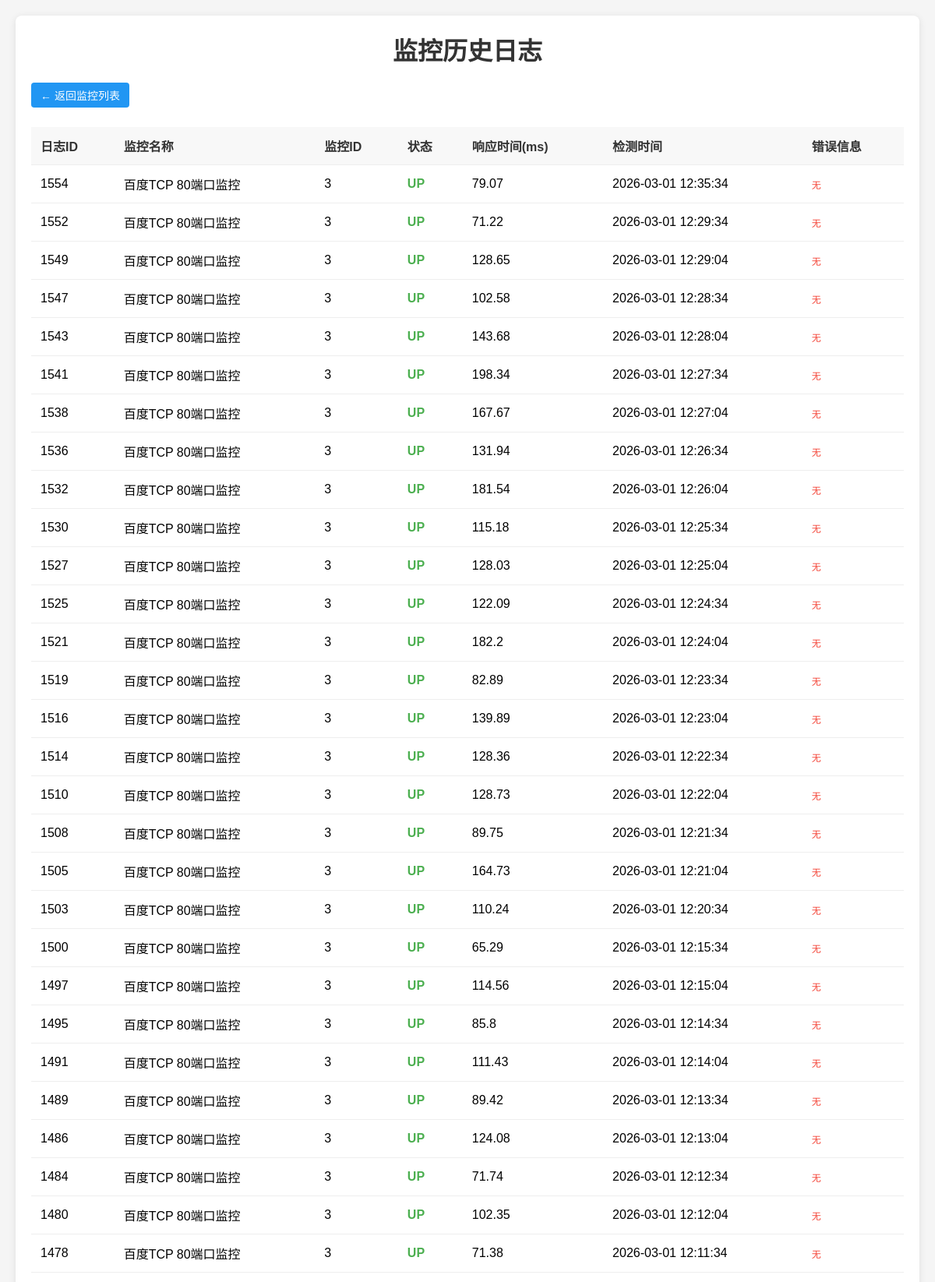
/logs?monitor_id=3 (upper part), run on the app's committed database.
### tables this page shows
CREATE TABLE monitor_logs(
        id integer primary key autoincrement,
        monitor_id integer not null,
        status text not null,
        response_time REAL NOT NULL DEFAULT 0.0,  
        error TEXT,                            
        extra_data TEXT DEFAULT '{}',          
        check_time TIMESTAMP NOT NULL DEFAULT CURRENT_TIMESTAMP,
        foreign key (monitor_id) references monitors (id) on delete cascade);

CREATE TABLE monitors(
        id integer primary key autoincrement,
        name text not null,
        type text not null,
        target TEXT NOT NULL,
        params text not null default '{}',
        interval INTEGER NOT NULL DEFAULT 60,
        timeout INTEGER NOT NULL DEFAULT 5,
        alert_threshold INTEGER NOT NULL DEFAULT 3,  
        is_active BOOLEAN NOT NULL DEFAULT 1,
        created_at TIMESTAMP NOT NULL DEFAULT CURRENT_TIMESTAMP,  
        updated_at TIMESTAMP NOT NULL DEFAULT CURRENT_TIMESTAMP, alert_email text);

### api/main.py (the view)
@app.get("/logs", response_class=HTMLResponse)
async def logs(request: Request, monitor_id: int = None):
    conn = sqlite3.connect(DB_PATH)
    conn.row_factory = sqlite3.Row
    cursor = conn.cursor()
    if monitor_id:
        cursor.execute("""
            SELECT ml.*, m.name as monitor_name
            FROM monitor_logs ml
            LEFT JOIN monitors m ON ml.monitor_id = m.id
            WHERE ml.monitor_id = ?
            ORDER BY ml.id DESC LIMIT 100
        """, (monitor_id,))
    else:
        cursor.execute("""
            SELECT ml.*, m.name as monitor_name
            FROM monitor_logs ml
            LEFT JOIN monitors m ON ml.monitor_id = m.id
            ORDER BY ml.id DESC LIMIT 100
        """)
    logs = cursor.fetchall()
    conn.close()
    return templates.TemplateResponse(
        "logs.html",
        {"request": request, "logs": logs, "monitor_id": monitor_id}
    )

### api/templates/logs.html (shortened to what this page needs)
<!DOCTYPE html>
<html lang="zh-CN">
<head>
</head>
<body>
    <div class="container">
        <h1>监控历史日志</h1>
        <a href="/" class="back-btn">← 返回监控列表</a>
        {% if logs %}
            <table>
                <tr>
                    <th>日志ID</th>
                    <th>监控名称</th>
                    <th>监控ID</th>
                    <th>状态</th>
                    <th>响应时间(ms)</th>
                    <th>检测时间</th>
                    <th>错误信息</th>
                </tr>
                {% for log in logs %}
                    <tr>
                        <td>{{ log.id }}</td>
                        <td>{{ log.monitor_name or '未知监控' }}</td>
                        <td>{{ log.monitor_id }}</td>
                        <td class="status-{{ log.status }}">{{ log.status.upper() }}</td>
                        <td>{{ log.response_time }}</td>
                        <td>{{ log.check_time }}</td>
                        <td class="error">{{ log.error or '无' }}</td>
                    </tr>
                {% endfor %}
            </table>
        {% else %}
            <div class="empty">
                暂无日志数据！
            </div>
        {% endif %}
    </div>
</body>
</html>

### api/templates/logs.html (style rules this page uses)
* { margin: 0; padding: 0; box-sizing: border-box; }
body { font-family: Arial, sans-serif; padding: 20px; background: #f5f5f5; }
.container { max-width: 1200px; margin: 0 auto; background: white; padding: 20px; border-radius: 8px; box-shadow: 0 2px 10px rgba(0,0,0,0.1); }
h1 { color: #333; margin-bottom: 20px; text-align: center; }
.back-btn { display: inline-block; margin-bottom: 15px; padding: 6px 12px; background: #2196F3; color: white; border-radius: 4px; text-decoration: none; font-size: 14px; }
table { width: 100%; border-collapse: collapse; margin-top: 10px; }
th, td { padding: 12px; text-align: left; border-bottom: 1px solid #eee; }
th { background: #f8f8f8; font-weight: bold; color: #333; }
.status-up { color: #4CAF50; font-weight: bold; }
.error { color: #F44336; font-size: 12px; }

### data on the page
monitor_logs: id "1554", name "百度TCP 80端口监控", monitor_id "3", status "UP", response_time "79.07", check_time "2026-03-01 12:35:34", error "无"
monitor_logs: id "1552", name "百度TCP 80端口监控", monitor_id "3", status "UP", response_time "71.22", check_time "2026-03-01 12:29:34", error "无"
monitor_logs: id "1549", name "百度TCP 80端口监控", monitor_id "3", status "UP", response_time "128.65", check_time "2026-03-01 12:29:04", error "无"
monitor_logs: id "1547", name "百度TCP 80端口监控", monitor_id "3", status "UP", response_time "102.58", check_time "2026-03-01 12:28:34", error "无"
monitor_logs: id "1543", name "百度TCP 80端口监控", monitor_id "3", status "UP", response_time "143.68", check_time "2026-03-01 12:28:04", error "无"
monitor_logs: id "1541", name "百度TCP 80端口监控", monitor_id "3", status "UP", response_time "198.34", check_time "2026-03-01 12:27:34", error "无"
monitor_logs: id "1538", name "百度TCP 80端口监控", monitor_id "3", status "UP", response_time "167.67", check_time "2026-03-01 12:27:04", error "无"
monitor_logs: id "1536", name "百度TCP 80端口监控", monitor_id "3", status "UP", response_time "131.94", check_time "2026-03-01 12:26:34", error "无"
monitor_logs: id "1532", name "百度TCP 80端口监控", monitor_id "3", status "UP", response_time "181.54", check_time "2026-03-01 12:26:04", error "无"
monitor_logs: id "1530", name "百度TCP 80端口监控", monitor_id "3", status "UP", response_time "115.18", check_time "2026-03-01 12:25:34", error "无"
monitor_logs: id "1527", name "百度TCP 80端口监控", monitor_id "3", status "UP", response_time "128.03", check_time "2026-03-01 12:25:04", error "无"
monitor_logs: id "1525", name "百度TCP 80端口监控", monitor_id "3", status "UP", response_time "122.09", check_time "2026-03-01 12:24:34", error "无"
monitor_logs: id "1521", name "百度TCP 80端口监控", monitor_id "3", status "UP", response_time "182.2", check_time "2026-03-01 12:24:04", error "无"
monitor_logs: id "1519", name "百度TCP 80端口监控", monitor_id "3", status "UP", response_time "82.89", check_time "2026-03-01 12:23:34", error "无"
monitor_logs: id "1516", name "百度TCP 80端口监控", monitor_id "3", status "UP", response_time "139.89", check_time "2026-03-01 12:23:04", error "无"
monitor_logs: id "1514", name "百度TCP 80端口监控", monitor_id "3", status "UP", response_time "128.36", check_time "2026-03-01 12:22:34", error "无"
monitor_logs: id "1510", name "百度TCP 80端口监控", monitor_id "3", status "UP", response_time "128.73", check_time "2026-03-01 12:22:04", error "无"
monitor_logs: id "1508", name "百度TCP 80端口监控", monitor_id "3", status "UP", response_time "89.75", check_time "2026-03-01 12:21:34", error "无"
monitor_logs: id "1505", name "百度TCP 80端口监控", monitor_id "3", status "UP", response_time "164.73", check_time "2026-03-01 12:21:04", error "无"
monitor_logs: id "1503", name "百度TCP 80端口监控", monitor_id "3", status "UP", response_time "110.24", check_time "2026-03-01 12:20:34", error "无"
monitor_logs: id "1500", name "百度TCP 80端口监控", monitor_id "3", status "UP", response_time "65.29", check_time "2026-03-01 12:15:34", error "无"
monitor_logs: id "1497", name "百度TCP 80端口监控", monitor_id "3", status "UP", response_time "114.56", check_time "2026-03-01 12:15:04", error "无"
monitor_logs: id "1495", name "百度TCP 80端口监控", monitor_id "3", status "UP", response_time "85.8", check_time "2026-03-01 12:14:34", error "无"
monitor_logs: id "1491", name "百度TCP 80端口监控", monitor_id "3", status "UP", response_time "111.43", check_time "2026-03-01 12:14:04", error "无"
monitor_logs: id "1489", name "百度TCP 80端口监控", monitor_id "3", status "UP", response_time "89.42", check_time "2026-03-01 12:13:34", error "无"
monitor_logs: id "1486", name "百度TCP 80端口监控", monitor_id "3", status "UP", response_time "124.08", check_time "2026-03-01 12:13:04", error "无"
monitor_logs: id "1484", name "百度TCP 80端口监控", monitor_id "3", status "UP", response_time "71.74", check_time "2026-03-01 12:12:34", error "无"
monitor_logs: id "1480", name "百度TCP 80端口监控", monitor_id "3", status "UP", response_time "102.35", check_time "2026-03-01 12:12:04", error "无"
monitor_logs: id "1478", name "百度TCP 80端口监控", monitor_id "3", status "UP", response_time "71.38", check_time "2026-03-01 12:11:34", error "无"
